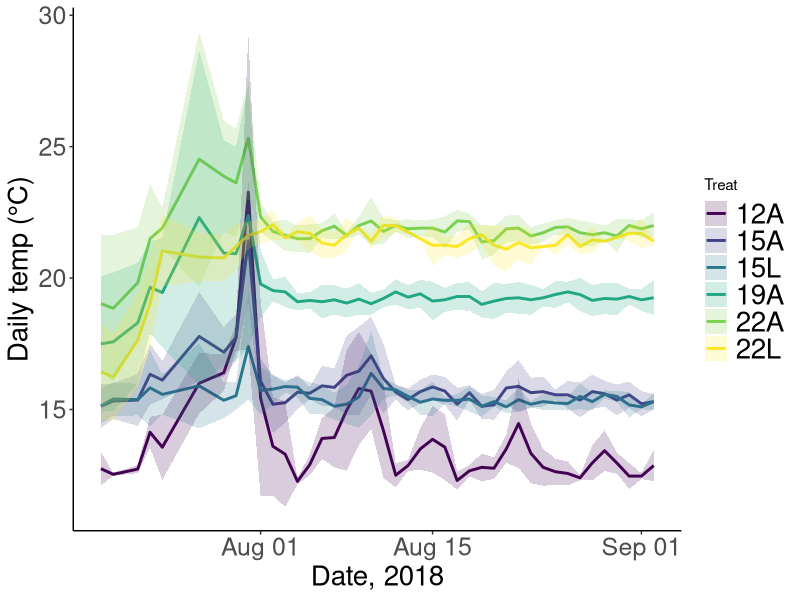
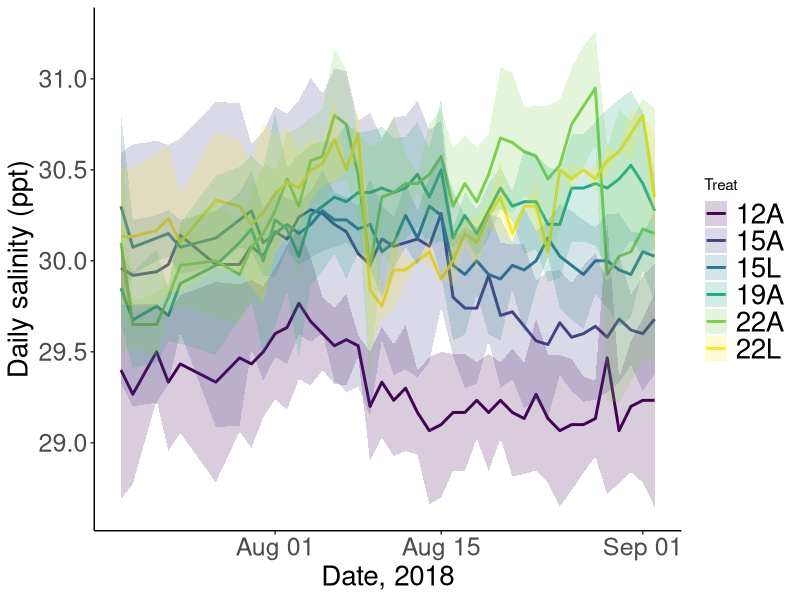
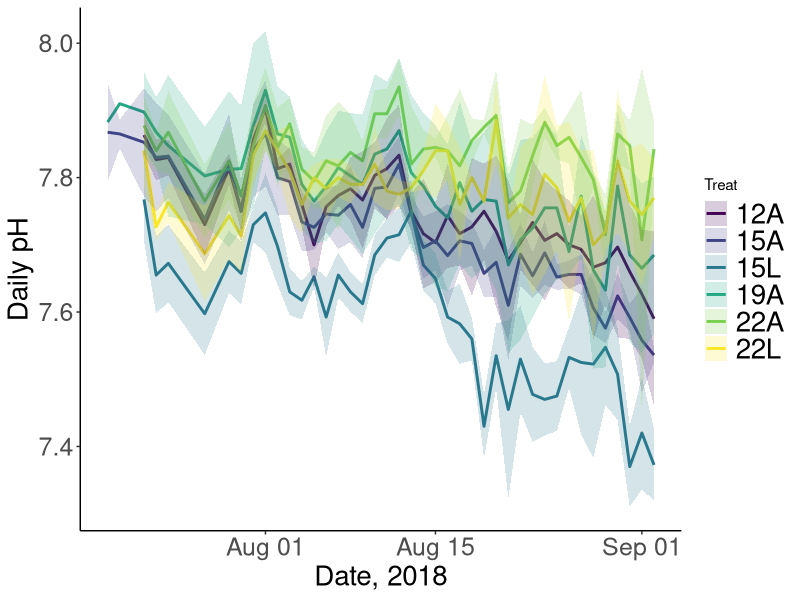
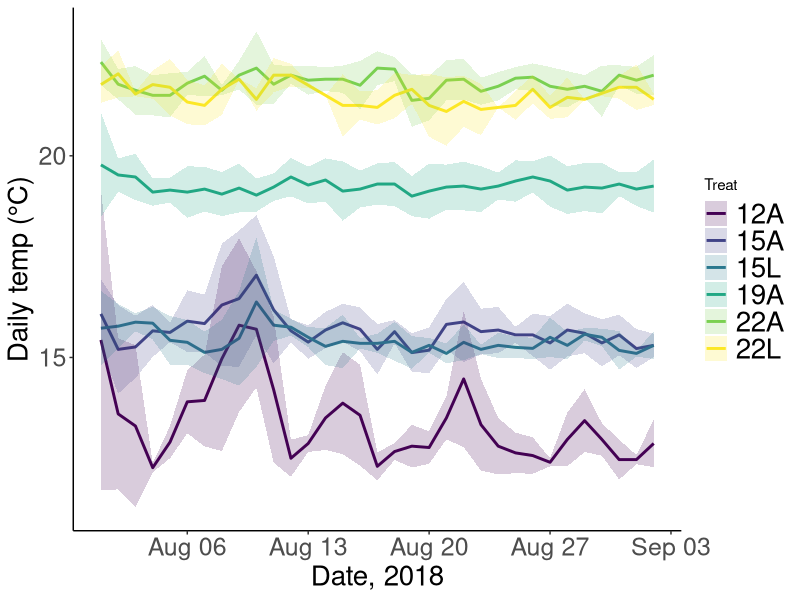
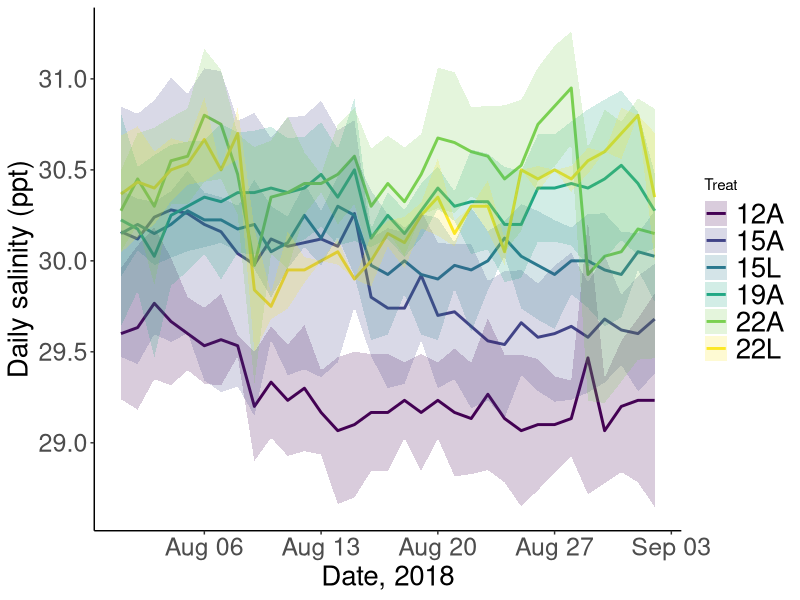
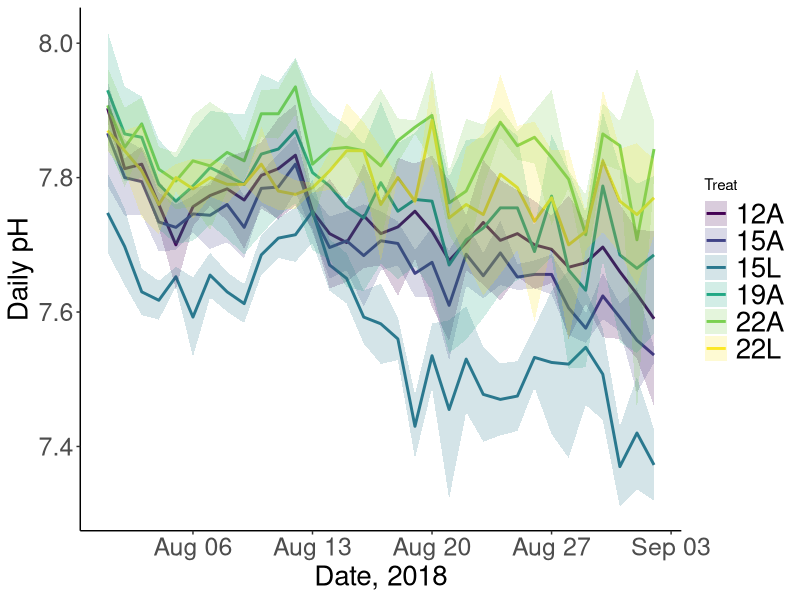

Source code (R) for these figures, in order:
#YSI script for mesocosm experiment to visualize the temp, salinity, pH data


#Load packages----
pkgs <- c("dplyr", "tidyverse", "tidyr", "viridis", "lubridate", "ggplot2", "purrr", "stringr")
lapply(pkgs, library, character.only = TRUE)
rm(pkgs)

#Load & clean csv from data/YSI_meso folder----
ysi <- read.csv("data/meso_YSI_DIC/Water parameters_final_combined_Dec 12.csv")

#Clean database: remove unncessary columns & rows (any rows w/ NAs), select for July 18-Sept 2
#reassign Tank 16 as 15A

ysi <- ysi %>% 
  mutate(year = "2018",
         Date = paste(year, Date, sep = "-"),
         Treat = ifelse(Tank == 16, "15A", Treat),
         Treat = as.factor(Treat)) %>% 
  filter(Date > "2018-07-18" & Date <= "2018-09-02") %>% 
  select(Tank, Treat, Date, Temperature, pH, Salinity)

#Now create new dataframe with the summarized temps/treatment----
#Remove the tanks that jumped at the start of the experiment
ysi_sum <- ysi %>% 
  group_by(Treat, Date) %>% 
  summarize(avgtemp = mean(Temperature), sdtemp = sd(Temperature),
            avgsal = mean(Salinity), sdsal = sd(Salinity),
            avgpH = mean(pH, na.rm = TRUE), sdpH = sd(pH, na.rm = TRUE)) %>% 
  mutate(Date = ymd(Date)) %>% 
  ungroup()

#Now visualize data across treatments----
#Set theme aesthetics for font sizes
my_theme <- theme(axis.title.x = element_text(size = 20), axis.text.x = element_text(size = 18),
                  axis.title.y = element_text(size = 20), axis.text.y = element_text(size = 18),
                  legend.text = element_text(size = 20))

temp_meso_ysi <- ggplot(ysi_sum, aes(Date, avgtemp, group = Treat)) + 
  geom_line (aes(colour = Treat), size = 1) +
  geom_ribbon(aes(ymin = avgtemp-sdtemp, ymax = avgtemp+sdtemp, fill = Treat), alpha = 0.2) +
  scale_color_viridis(discrete = TRUE, option = "D") +
  scale_fill_viridis(discrete = TRUE) +
  theme_bw() + labs(x = "Date, 2018", y = "Daily temp (°C)") +
  theme(panel.border = element_blank(), panel.grid.major = element_blank(),
        panel.grid.minor = element_blank(), axis.line = element_line(colour = "black")) +
  my_theme

sal_meso_ysi <- ggplot(ysi_sum, aes(Date, avgsal, group = Treat)) + 
  geom_line (aes(colour = Treat), size = 1) +
  geom_ribbon(aes(ymin = avgsal-sdsal, ymax = avgsal+sdsal, fill = Treat), alpha = 0.2) +
  scale_color_viridis(discrete = TRUE, option = "D") +
  scale_fill_viridis(discrete = TRUE) +
  theme_bw() + labs(x = "Date, 2018", y = "Daily salinity (ppt)") +
  theme(panel.border = element_blank(), panel.grid.major = element_blank(),
        panel.grid.minor = element_blank(), axis.line = element_line(colour = "black")) +
  my_theme

pH_meso_ysi <- ggplot(ysi_sum, aes(Date, avgpH, group = Treat)) + 
  geom_line (aes(colour = Treat), size = 1) +
  scale_color_viridis(discrete = TRUE, option = "D") +
  scale_fill_viridis(discrete = TRUE) +
  geom_ribbon(aes(ymin = avgpH-sdpH, ymax = avgpH+sdpH, fill = Treat), alpha = 0.2) +
  theme_bw() + labs(x = "Date, 2018", y = "Daily pH") +
  theme(panel.border = element_blank(), panel.grid.major = element_blank(),
        panel.grid.minor = element_blank(), axis.line = element_line(colour = "black")) +
  my_theme

ggsave(temp_meso_ysi, file = "plots/YSI_DIC/temp_meso_ysi.pdf", height = 5, width = 9, dpi = 300)
ggsave(sal_meso_ysi, file = "plots/YSI_DIC/sal_meso_ysi.pdf", height = 5, width = 9, dpi = 300)
ggsave(pH_meso_ysi, file = "plots/YSI_DIC/pH_meso_ysi.pdf", height = 5, width = 9, dpi = 300)


#Now create a second set of plots for just the Aug 1 - Sept 2----
ysi_sum_subset <- ysi_sum %>% 
  filter(Date >= "2018-08-01")

temp_meso_ysi_subset <- ggplot(ysi_sum_subset, aes(Date, avgtemp, group = Treat)) + 
  geom_line (aes(colour = Treat), size = 1) +
  geom_ribbon(aes(ymin = avgtemp-sdtemp, ymax = avgtemp+sdtemp, fill = Treat), alpha = 0.2) +
  scale_color_viridis(discrete = TRUE, option = "D") +
  scale_fill_viridis(discrete = TRUE) +
  theme_bw() + labs(x = "Date, 2018", y = "Daily temp (°C)") +
  theme(panel.border = element_blank(), panel.grid.major = element_blank(),
        panel.grid.minor = element_blank(), axis.line = element_line(colour = "black")) +
  my_theme

sal_meso_ysi_subset <- ggplot(ysi_sum_subset, aes(Date, avgsal, group = Treat)) + 
  geom_line (aes(colour = Treat), size = 1) +
  geom_ribbon(aes(ymin = avgsal-sdsal, ymax = avgsal+sdsal, fill = Treat), alpha = 0.2) +
  scale_color_viridis(discrete = TRUE, option = "D") +
  scale_fill_viridis(discrete = TRUE) +
  theme_bw() + labs(x = "Date, 2018", y = "Daily salinity (ppt)") +
  theme(panel.border = element_blank(), panel.grid.major = element_blank(),
        panel.grid.minor = element_blank(), axis.line = element_line(colour = "black")) +
  my_theme

pH_meso_ysi_subset <- ggplot(ysi_sum_subset, aes(Date, avgpH, group = Treat)) + 
  geom_line (aes(colour = Treat), size = 1) +
  geom_ribbon(aes(ymin = avgpH-sdpH, ymax = avgpH+sdpH, fill = Treat), alpha = 0.2) +
  scale_color_viridis(discrete = TRUE, option = "D") +
  scale_fill_viridis(discrete = TRUE) +
  theme_bw() + labs(x = "Date, 2018", y = "Daily pH") +
  theme(panel.border = element_blank(), panel.grid.major = element_blank(),
        panel.grid.minor = element_blank(), axis.line = element_line(colour = "black")) +
  my_theme

ggsave(temp_meso_ysi_subset, file = "plots/YSI_DIC/temp_meso_ysi_subset.pdf", height = 5, width = 9, dpi = 300)
ggsave(sal_meso_ysi_subset, file = "plots/YSI_DIC/sal_meso_ysi_subset.pdf", height = 5, width = 9, dpi = 300)
ggsave(pH_meso_ysi_subset, file = "plots/YSI_DIC/pH_meso_ysi_subset.pdf", height = 5, width = 9, dpi = 300)


#Now calculate the average & sd per treatment for you to put into the table----
ysi_sum_table <- ysi_sum %>% 
  group_by(Treat) %>% 
  summarize(avgtemp = mean(avgtemp), sdtemp = sd(sdtemp),
            avgsal = mean(avgsal), sdsal = sd(sdsal),
            avgpH = mean(avgpH, na.rm = TRUE), sdpH = mean(sdpH, na.rm = TRUE)) %>% 
  ungroup()

ysi_sum_subset_table <- ysi_sum_subset %>% 
  group_by(Treat) %>% 
  summarize(avgtemp = mean(avgtemp), sdtemp = sd(sdtemp),
            avgsal = mean(avgsal), sdsal = sd(sdsal),
            avgpH = mean(avgpH, na.rm = TRUE), sdpH = mean(sdpH, na.rm = TRUE)) %>% 
  ungroup()


#Remove all unneeded variables----
rm(ysi, ysi_sum, ysi_sum_subset, ysi_sum_subset_table, ysi_sum_table, pH_meso_ysi,
   pH_meso_ysi_subset, sal_meso_ysi, sal_meso_ysi_subset, temp_meso_ysi, 
   temp_meso_ysi_subset, temp_YSI, my_theme)
